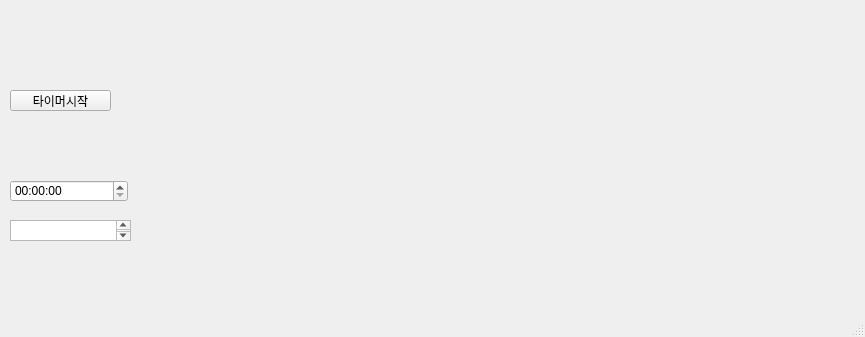
<?xml version="1.0" encoding="UTF-8"?>
<ui version="4.0">
 <class>MainWindow</class>
 <widget class="QMainWindow" name="MainWindow">
  <property name="geometry">
   <rect>
    <x>0</x>
    <y>0</y>
    <width>865</width>
    <height>337</height>
   </rect>
  </property>
  <property name="windowTitle">
   <string>MainWindow</string>
  </property>
  <widget class="QWidget" name="centralwidget">
   <widget class="QPushButton" name="btn_Timer">
    <property name="geometry">
     <rect>
      <x>10</x>
      <y>90</y>
      <width>101</width>
      <height>21</height>
     </rect>
    </property>
    <property name="text">
     <string>타이머시작</string>
    </property>
   </widget>
   <widget class="QTimeEdit" name="timeEdit">
    <property name="geometry">
     <rect>
      <x>10</x>
      <y>180</y>
      <width>118</width>
      <height>22</height>
     </rect>
    </property>
    <property name="maximumDateTime">
     <datetime>
      <hour>23</hour>
      <minute>59</minute>
      <second>59</second>
      <year>2006</year>
      <month>1</month>
      <day>1</day>
     </datetime>
    </property>
   </widget>
   <widget class="QTextEdit" name="te_Elapsed">
    <property name="geometry">
     <rect>
      <x>10</x>
      <y>220</y>
      <width>121</width>
      <height>21</height>
     </rect>
    </property>
   </widget>
  </widget>
  <widget class="QMenuBar" name="menubar">
   <property name="geometry">
    <rect>
     <x>0</x>
     <y>0</y>
     <width>865</width>
     <height>21</height>
    </rect>
   </property>
  </widget>
  <widget class="QStatusBar" name="statusbar"/>
 </widget>
 <resources/>
 <connections/>
</ui>
